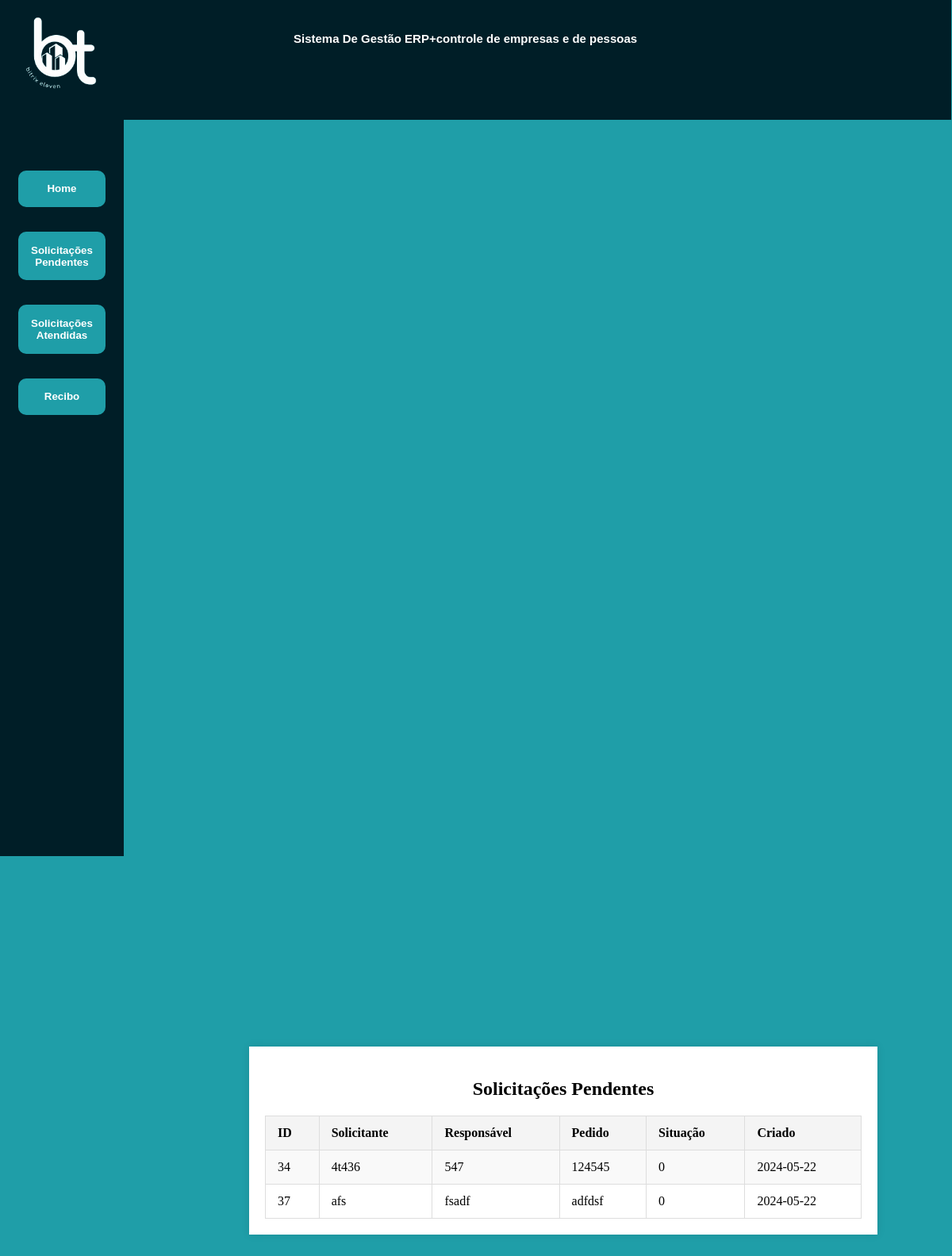
Page /MVC/public/Solicitacao/index.php on the committed database.
### tables this page shows
CREATE TABLE `solicitacao` (
  `id_soli` int(11) NOT NULL,
  `solicitante` varchar(255) NOT NULL,
  `responsavel` varchar(255) NOT NULL,
  `pedido` varchar(255) NOT NULL,
  `situacao` int(11) NOT NULL,
  `criado` date NOT NULL
);

### MVC/public/Solicitacao/index.php (the view, shortened to what this page needs)
<!DOCTYPE html>
<html lang="pt-br">
<head>
    <link rel="stylesheet" href="../../../Css/solicitacaoatendidas.css">
<div class="comeco">
        <h1 class="titulo">Sistema De Gestão ERP+controle de empresas e de pessoas</h1>
       <a href="../../../Portifolio/index.php"><img class="logo" src="../../../Img/bitrix-removebg-preview.png" width="300px"></a>
    </div>
    <div class="sidebar">
    <button onclick="window.location.href='../../../Portifolio/index.php'">Home</button>
        <button onclick="window.location.href='#'">Solicitações Pendentes</button>
        <button onclick="window.location.href='../../../php/solicitacaoatendidas.php'">Solicitações Atendidas</button>
        <button onclick="window.location.href='../../../php/recibosolicitacao.php'">Recibo</button>
    </div>
</head>
<body>
<div class="main-content">
        <div class="table-container">
            <h2>Solicitações Pendentes</h2>
            <table>
                <tbody>
    <?php
    $host = 'localhost';
    $dbname = 'bike';
    $username = 'root';
    $password = '';
    try {
        $pdo = new PDO("mysql:host=$host;dbname=$dbname;charset=utf8", $username, $password);
        $pdo->setAttribute(PDO::ATTR_ERRMODE, PDO::ERRMODE_EXCEPTION);
    } catch (PDOException $e) {
        die("Erro ao conectar: " . $e->getMessage());
    }
    ?>
    <table>
        <tr>
            <th>ID</th>
            <th>Solicitante</th>
            <th>Responsável</th>
            <th>Pedido</th>
            <th>Situação</th>
            <th>Criado</th>
        </tr>
        <?php
        $stmt = $pdo->query("SELECT * FROM solicitacao");
        while ($row = $stmt->fetch(PDO::FETCH_ASSOC)) {
            if ($row['situacao'] == 0) {
                echo "<tr>";
                echo "<td>".$row['id_soli']."</td>";
                echo "<td>".$row['solicitante']."</td>";
                echo "<td>".$row['responsavel']."</td>";
                echo "<td>".$row['pedido']."</td>";
                echo "<td>".$row['situacao']."</td>";
                echo "<td>".$row['criado']."</td>";
                echo "</tr>";
            }
        }
        ?>
    </table>
                </tbody>
            </table>
        </div>
    </div>
</body>
</html>

### Css/solicitacaoatendidas.css (style rules this page uses)
body { height: 100vh; background-color: #1f9ea8; margin: 0; padding: 0; text-align: center; }
.titulo { color: white; font-family: Arial, Helvetica, sans-serif; font-size: 15px; position: absolute; left: 370px; top: 30px; }
.logo { width: 100%; height: 100%; }
.main-content { margin-left: 220px; padding: 20px; position: relative; top: 220px; }
.table-container { width: 80%; margin: 0 auto; background-color: #fff; padding: 20px; box-shadow: 0 0 10px rgba(0, 0, 0, 0.1); }
h2 { text-align: center; margin-bottom: 20px; }
table { width: 100%; border-collapse: collapse; }
th, td { padding: 12px 15px; border: 1px solid #ddd; text-align: left; }
th { background-color: #f4f4f4; }
tr:nth-child(even) { background-color: #f9f9f9; }
.comeco { display: flex; justify-content: flex-start; background-color: #001e27; width: 100%; height: 20%; margin-left: -1px; margin-top: -9px; }
.sidebar { background-color: #001e27;; padding-top: 4%; display: flex; height: 110vh; width: 13vw; top: 200px; left: 10px; display: flex; flex-direction: column; align-items: center; }
.sidebar button { display: flex; width: 70%; padding-top: 10%; padding-bottom: 10%; margin: 10% 15% 10% 15%; background-color: #1F9EA8; color: white; border: none; cursor: pointer; justify-content: center; border-radius: 10px; font-weight: bold; }

### rows in the picture
solicitacao: id_soli "34", solicitante "4t436", responsavel "547", pedido "124545", situacao "0", criado "2024-05-22"
solicitacao: id_soli "37", solicitante "afs", responsavel "fsadf", pedido "adfdsf", situacao "0", criado "2024-05-22"
